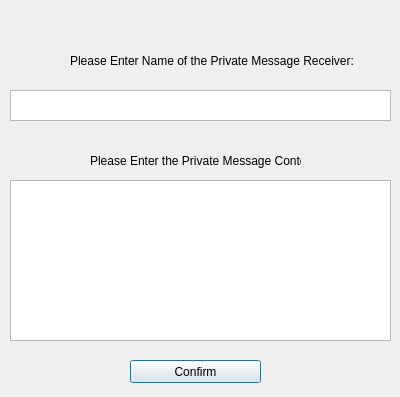
<?xml version="1.0" encoding="UTF-8"?>
<ui version="4.0">
 <class>PrivateChatDialog</class>
 <widget class="QDialog" name="PrivateChatDialog">
  <property name="geometry">
   <rect>
    <x>0</x>
    <y>0</y>
    <width>400</width>
    <height>397</height>
   </rect>
  </property>
  <property name="minimumSize">
   <size>
    <width>400</width>
    <height>397</height>
   </size>
  </property>
  <property name="maximumSize">
   <size>
    <width>400</width>
    <height>397</height>
   </size>
  </property>
  <property name="windowTitle">
   <string>Dialog</string>
  </property>
  <widget class="QTextEdit" name="nameEdit">
   <property name="geometry">
    <rect>
     <x>10</x>
     <y>90</y>
     <width>381</width>
     <height>31</height>
    </rect>
   </property>
  </widget>
  <widget class="QLabel" name="instructionLabel_2">
   <property name="geometry">
    <rect>
     <x>90</x>
     <y>150</y>
     <width>211</width>
     <height>21</height>
    </rect>
   </property>
   <property name="text">
    <string>Please Enter the Private Message Content:</string>
   </property>
  </widget>
  <widget class="QLabel" name="instructionLabel">
   <property name="geometry">
    <rect>
     <x>70</x>
     <y>50</y>
     <width>311</width>
     <height>21</height>
    </rect>
   </property>
   <property name="text">
    <string>Please Enter Name of the Private Message Receiver:</string>
   </property>
  </widget>
  <widget class="QPushButton" name="submitButton">
   <property name="geometry">
    <rect>
     <x>130</x>
     <y>360</y>
     <width>131</width>
     <height>23</height>
    </rect>
   </property>
   <property name="text">
    <string>Confirm</string>
   </property>
  </widget>
  <widget class="QTextEdit" name="textEdit">
   <property name="geometry">
    <rect>
     <x>10</x>
     <y>180</y>
     <width>381</width>
     <height>161</height>
    </rect>
   </property>
  </widget>
 </widget>
 <resources/>
 <connections/>
</ui>
